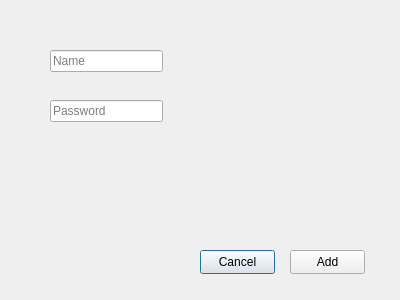
<?xml version="1.0" encoding="UTF-8"?>
<ui version="4.0">
 <class>addPassword</class>
 <widget class="QDialog" name="addPassword">
  <property name="geometry">
   <rect>
    <x>0</x>
    <y>0</y>
    <width>400</width>
    <height>300</height>
   </rect>
  </property>
  <property name="windowTitle">
   <string>Dialog</string>
  </property>
  <widget class="QPushButton" name="btnCancel">
   <property name="geometry">
    <rect>
     <x>200</x>
     <y>250</y>
     <width>75</width>
     <height>24</height>
    </rect>
   </property>
   <property name="text">
    <string>Cancel</string>
   </property>
  </widget>
  <widget class="QPushButton" name="btnAdd">
   <property name="enabled">
    <bool>true</bool>
   </property>
   <property name="geometry">
    <rect>
     <x>290</x>
     <y>250</y>
     <width>75</width>
     <height>24</height>
    </rect>
   </property>
   <property name="text">
    <string>Add</string>
   </property>
  </widget>
  <widget class="QLineEdit" name="editName">
   <property name="geometry">
    <rect>
     <x>50</x>
     <y>50</y>
     <width>113</width>
     <height>22</height>
    </rect>
   </property>
   <property name="placeholderText">
    <string>Name</string>
   </property>
  </widget>
  <widget class="QLineEdit" name="editPassword">
   <property name="geometry">
    <rect>
     <x>50</x>
     <y>100</y>
     <width>113</width>
     <height>22</height>
    </rect>
   </property>
   <property name="placeholderText">
    <string>Password</string>
   </property>
  </widget>
 </widget>
 <resources/>
 <connections/>
</ui>
